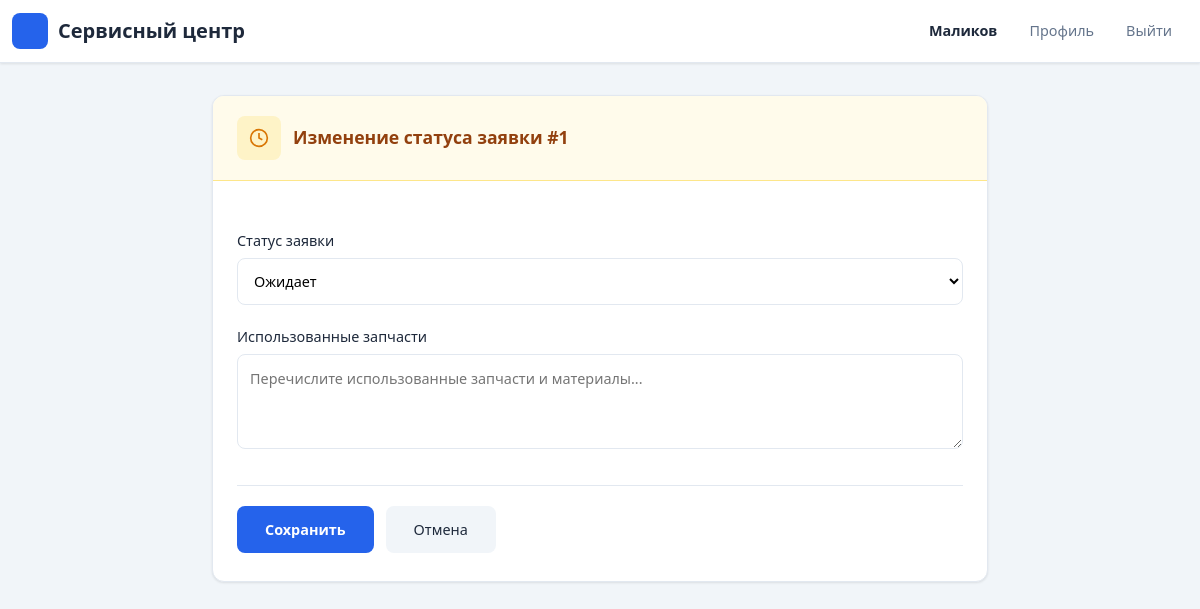
Page /requests/1/update/ (signed in) on the earlier database version.
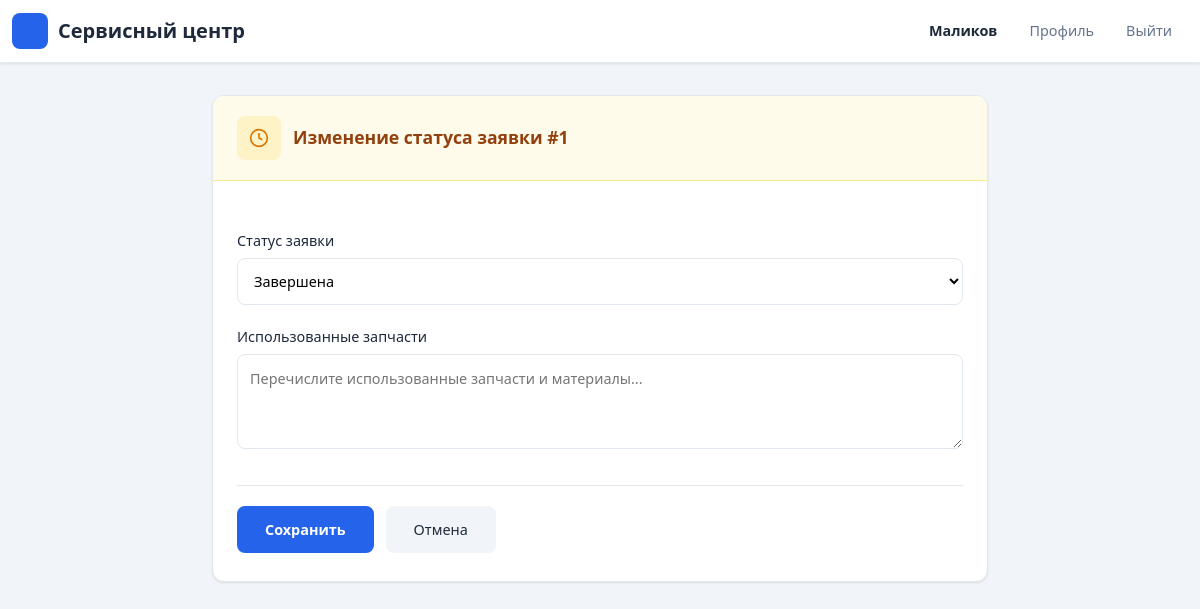
Same page on the later database version.
### requests1/models.py (models this page shows, shortened)
class Request(models.Model):
    STATUS_CHOICES = [
        ('new', 'Новая'),
        ('pending', 'Ожидает'),
        ('in_progress', 'В процессе ремонта'),
        ('ready', 'Готово'),
        ('completed', 'Завершена'),
        ('cancelled', 'Отменена'),
    ]
    request_id = models.AutoField(primary_key=True)
    start_date = models.DateTimeField(verbose_name="Дата начала")
    home_tech_type = models.CharField(max_length=100, verbose_name="Тип техники")
    home_tech_model = models.CharField(max_length=100, verbose_name="Модель техники")
    problem_description = models.TextField(verbose_name="Описание проблемы")
    request_status = models.CharField(
        max_length=20,
        choices=STATUS_CHOICES,
        default='new',
        verbose_name="Статус заявки"
    )
    completion_date = models.DateTimeField(null=True, blank=True, verbose_name="Дата завершения")
    repair_parts = models.TextField(blank=True, verbose_name="Запчасти")
    master = models.ForeignKey(
        Master, on_delete=models.SET_NULL, null=True, blank=True,
        db_column='masterID', verbose_name="Мастер"
    )
    client = models.ForeignKey(
        Client, on_delete=models.CASCADE,
        db_column='clientID', verbose_name="Клиент"
    )
    class Meta:
        db_table = 'requests'
        verbose_name = 'Заявка'
        verbose_name_plural = 'Заявки'

### requests1/views.py (the view)
    def wrapper(request, *args, **kwargs):
        if not request.session.get('user_id'):
            messages.error(request, 'Необходимо войти в систему')
            return redirect('login')
        return view_func(request, *args, **kwargs)

### requests1/views.py (called while the page is built)
def login_required(view_func):
    def wrapper(request, *args, **kwargs):
        if not request.session.get('user_id'):
            messages.error(request, 'Необходимо войти в систему')
            return redirect('login')
        return view_func(request, *args, **kwargs)
    return wrapper

### templates/requests/request_form.html (shortened to what the changed rows need)
{% extends 'base.html' %}
{% block content %}
<div class="row justify-content-center">
    <div class="col-md-8">
        <div style="background: var(--surface); border: 1px solid var(--border); border-radius: var(--radius); box-shadow: var(--shadow); overflow: hidden;">
            <div style="padding: 20px 24px; {% if action == 'create' %}background: #ecfdf5; border-bottom: 1px solid #a7f3d0;{% else %}background: #fffbeb; border-bottom: 1px solid #fde68a;{% endif %} display: flex; align-items: center; gap: 12px;">
                <div style="width: 44px; height: 44px; border-radius: var(--radius-sm); display: flex; align-items: center; justify-content: center; {% if action == 'create' %}background: #d1fae5;{% else %}background: #fef3c7;{% endif %}">
                    {% if action == 'create' %}
                    <svg width="20" height="20" viewBox="0 0 24 24" fill="none" stroke="#059669" stroke-width="2"><line x1="12" y1="5" x2="12" y2="19"/><line x1="5" y1="12" x2="19" y2="12"/></svg>
                    {% elif action == 'update' %}
                    <svg width="20" height="20" viewBox="0 0 24 24" fill="none" stroke="#d97706" stroke-width="2"><path d="M11 4H4a2 2 0 0 0-2 2v14a2 2 0 0 0 2 2h14a2 2 0 0 0 2-2v-7"/><path d="M18.5 2.5a2.121 2.121 0 0 1 3 3L12 15l-4 1 1-4 9.5-9.5z"/></svg>
                    {% elif action == 'update_master' %}
                    <svg width="20" height="20" viewBox="0 0 24 24" fill="none" stroke="#d97706" stroke-width="2"><path d="M12 2a10 10 0 1 0 10 10A10 10 0 0 0 12 2z"/><polyline points="12 6 12 12 16 14"/></svg>
                    {% endif %}
                </div>
                <h4 style="margin: 0; font-weight: 600; font-size: 1.1rem; {% if action == 'create' %}color: #065f46;{% else %}color: #92400e;{% endif %}">
                    {% if action == 'create' %}
                        Создание новой заявки
                    {% elif action == 'update' %}
                        Редактирование заявки #{{ ticket.request_id }}
                    {% elif action == 'update_master' %}
                        Изменение статуса заявки #{{ ticket.request_id }}
                    {% endif %}
                </h4>
            </div>
            <div style="padding: 28px 24px;">
                <form method="post">
                    {% if action != 'create' %}
                    <div style="margin-top: 20px;">
                        <label for="request_status" style="display: block; margin-bottom: 6px; font-weight: 500; color: var(--text); font-size: 0.9rem;">Статус заявки</label>
                        <select id="request_status" name="request_status"
                                style="width: 100%; padding: 12px; border: 1px solid var(--border); border-radius: var(--radius-sm); font-size: 0.9rem; font-family: inherit; background: white; outline: none; cursor: pointer; box-sizing: border-box;">
                            {% for status_value, status_name in status_choices %}
                                <option value="{{ status_value }}" {% if ticket and ticket.request_status == status_value %}selected{% endif %}>
                                    {{ status_name }}
                                </option>
                            {% endfor %}
                        </select>
                    </div>
                    {% endif %}
                </form>
            </div>
        </div>
    </div>
</div>
{% endblock %}

Differences in the rows shown:
changed Request id 1: request_status "Ожидает" → "Завершена"
